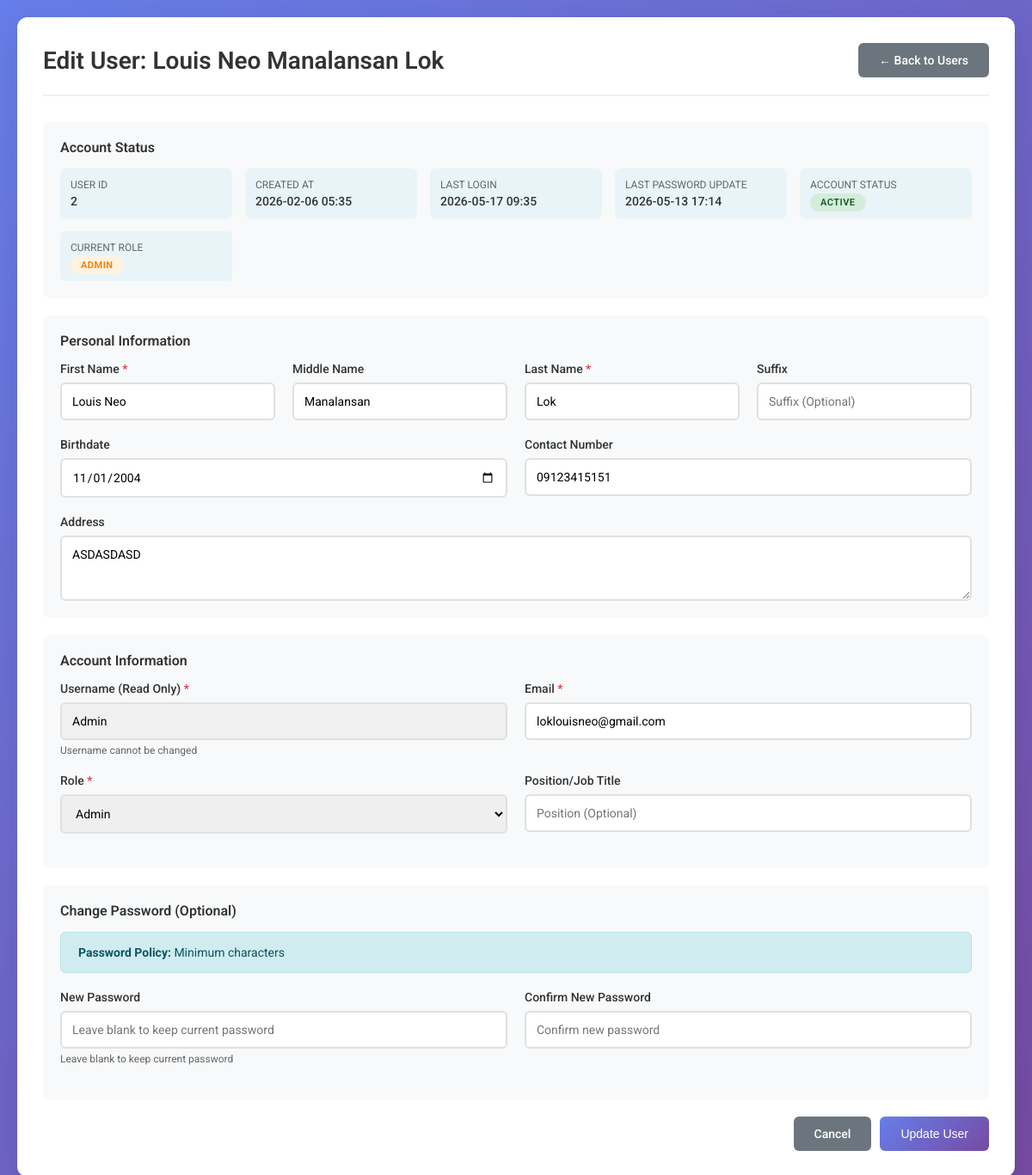
The page /profile/ (signed in) on the database its author committed.
### user_management/models.py (models this page shows, shortened)
class Employee(models.Model):
    ROLE_CHOICES = [
        ('user', 'User'),
        ('admin', 'Admin'),
        ('global_admin', 'Global Admin'),
    ]
    first_name = models.CharField(max_length=25)
    middle_name = models.CharField(max_length=25, blank=True, null=True)
    last_name = models.CharField(max_length=25)
    suffix = models.CharField(max_length=5, blank=True, null=True)
    birthdate = models.DateField(blank=True, null=True)
    address = models.CharField(max_length=100, blank=True, null=True)
    contact_number = models.CharField(max_length=20, blank=True, null=True)
    email = models.EmailField(max_length=50, unique=True)
    username = models.CharField(max_length=20, unique=True)
    password = models.CharField(max_length=255)  # Increased for hashed passwords
    position = models.CharField(max_length=25, blank=True, null=True)
    role = models.CharField(max_length=20, choices=ROLE_CHOICES, default='user')
    last_login = models.DateTimeField(null=True, blank=True)
    last_password_update = models.DateTimeField(default=timezone.now)
    password_expiry_days = models.IntegerField(default=90)
    failed_login_attempts = models.IntegerField(default=0)
    account_locked = models.BooleanField(default=False)
    locked_until = models.DateTimeField(null=True, blank=True)
    is_active = models.BooleanField(default=True)
    created_at = models.DateTimeField(auto_now_add=True)
    updated_at = models.DateTimeField(auto_now=True)
    class Meta:
        ordering = ['-created_at']
        verbose_name = "Employee"
        verbose_name_plural = "Employees"
    def get_full_name(self):
        parts = [self.first_name]
        if self.middle_name:
            parts.append(self.middle_name)
        parts.append(self.last_name)
        if self.suffix:
            parts.append(self.suffix)
        return ' '.join(parts)
    def is_password_expired(self):
        if self.last_password_update and self.password_expiry_days > 0:
            expiry_date = self.last_password_update + timedelta(days=self.password_expiry_days)
            return timezone.now() > expiry_date
        return False
    def is_locked(self):
        return self.account_locked

### user_management/views.py (the view)
# urls.py: path('profile/', views.edit_profile, name='edit_profile'),
def edit_profile(request):
    if 'employee_id' not in request.session:
        return redirect('login')
    employee = get_object_or_404(Employee, id=request.session['employee_id'])
    if request.method == 'POST':
        form = EmployeeEditForm(request.POST, instance=employee)
        if form.is_valid():
            form.save()
            messages.success(request, 'Profile updated successfully!')
            return redirect('user_dashboard')
    else:
        form = EmployeeEditForm(instance=employee)
    context = {
        'form': form,
        'employee': employee,
        'page_title': 'Edit Profile'
    }
    return render(request, 'editUser.html', context)

### user_management/templates/editUser.html (shortened to what this page needs)
{% load static %}
<!DOCTYPE html>
<html lang="en">
<head>
</head>
<body>
    <div class="container">
        <div class="header">
            <h1>Edit User: {{ employee.get_full_name }}</h1>
            <a href="{% url 'home' %}" class="btn btn-secondary">← Back to Users</a>
        </div>
        <div class="card">
            <div class="card-header">Account Status</div>
            <div class="info-grid">
                <div class="info-item">
                    <div class="info-label">User ID</div>
                    <div class="info-value">{{ employee.id }}</div>
                </div>
                <div class="info-item">
                    <div class="info-label">Created At</div>
                    <div class="info-value">{{ employee.created_at|date:"Y-m-d H:i" }}</div>
                </div>
                <div class="info-item">
                    <div class="info-label">Last Login</div>
                    <div class="info-value">
                        {% if employee.last_login %}
                            {{ employee.last_login|date:"Y-m-d H:i" }}
                        {% else %}
                            Never
                        {% endif %}
                    </div>
                </div>
                <div class="info-item">
                    <div class="info-label">Last Password Update</div>
                    <div class="info-value">
                        {{ employee.last_password_update|date:"Y-m-d H:i" }}
                    </div>
                </div>
                <div class="info-item">
                    <div class="info-label">Account Status</div>
                    <div class="info-value">
                        {% if employee.is_locked %}
                            <span class="badge badge-locked">Locked</span>
                        {% else %}
                            <span class="badge badge-active">Active</span>
                        {% endif %}
                    </div>
                </div>
                <div class="info-item">
                    <div class="info-label">Current Role</div>
                    <div class="info-value">
                        <span class="badge badge-{{ employee.role }}">{{ employee.get_role_display }}</span>
                    </div>
                </div>
            </div>
        </div>
        <form method="POST">
            <div class="card">
                <div class="card-header">Personal Information</div>
                <div class="form-row">
                    <div class="form-group">
                        <label for="{{ form.first_name.id_for_label }}" class="required">First Name</label>
                        {{ form.first_name }}
                    </div>
                    <div class="form-group">
                        <label for="{{ form.middle_name.id_for_label }}">Middle Name</label>
                        {{ form.middle_name }}
                    </div>
                    <div class="form-group">
                        <label for="{{ form.last_name.id_for_label }}" class="required">Last Name</label>
                        {{ form.last_name }}
                    </div>
                    <div class="form-group">
                        <label for="{{ form.suffix.id_for_label }}">Suffix</label>
                        {{ form.suffix }}
                    </div>
                </div>
                <div class="form-row">
                    <div class="form-group">
                        <label for="{{ form.birthdate.id_for_label }}">Birthdate</label>
                        {{ form.birthdate }}
                    </div>
                    <div class="form-group">
                        <label for="{{ form.contact_number.id_for_label }}">Contact Number</label>
                        {{ form.contact_number }}
                    </div>
                </div>
                <div class="form-group">
                    <label for="{{ form.address.id_for_label }}">Address</label>
                    {{ form.address }}
                </div>
            </div>
            <div class="card">
                <div class="card-header">Account Information</div>
                <div class="form-row">
                    <div class="form-group">
                        <label class="required">Username (Read Only)</label>
                        <input type="text" value="{{ employee.username }}" readonly>
                        <small>Username cannot be changed</small>
                    </div>
                    <div class="form-group">
                        <label for="{{ form.email.id_for_label }}" class="required">Email</label>
                        {{ form.email }}
                    </div>
                </div>
                <div class="form-row">
                    <div class="form-group">
                        <label for="{{ form.role.id_for_label }}" class="required">Role</label>
                        {{ form.role }}
                    </div>
                    <div class="form-group">
                        <label for="{{ form.position.id_for_label }}">Position/Job Title</label>
                        {{ form.position }}
                    </div>
                </div>
            </div>
            <div class="card">
                <div class="card-header">Change Password (Optional)</div>
                <div class="alert alert-info">
                    <strong>Password Policy:</strong>
                    Minimum {{ policy.min_length }} characters
                </div>
                <div class="form-row">
                    <div class="form-group">
                        <label for="{{ form.new_password.id_for_label }}">New Password</label>
                        {{ form.new_password }}
                        <small>Leave blank to keep current password</small>
                    </div>
                    <div class="form-group">
                        <label for="{{ form.confirm_password.id_for_label }}">Confirm New Password</label>
                        {{ form.confirm_password }}
                    </div>
                </div>
            </div>
            <div class="actions">
                <a href="{% url 'home' %}" class="btn btn-secondary">Cancel</a>
                <button type="submit" class="btn btn-primary">Update User</button>
            </div>
        </form>
    </div>
</body>
</html>

### user_management/templates/editUser.html (style rules this page uses)
* { margin: 0; padding: 0; box-sizing: border-box; }
body { font-family: 'Roboto', sans-serif; background: linear-gradient(135deg, #667eea 0%, #764ba2 100%); min-height: 100vh; padding: 20px; }
.container { max-width: 1200px; margin: 0 auto; background: white; border-radius: 12px; box-shadow: 0 10px 40px rgba(0, 0, 0, 0.1); padding: 30px; }
.header { display: flex; justify-content: space-between; align-items: center; margin-bottom: 30px; padding-bottom: 20px; border-bottom: 2px solid #f0f0f0; }
h1 { color: #333; font-size: 28px; font-weight: 600; }
.card { background: #f8f9fa; border-radius: 8px; padding: 20px; margin-bottom: 20px; }
.card-header { font-size: 16px; font-weight: 600; margin-bottom: 15px; color: #333; }
.form-row { display: grid; grid-template-columns: repeat(auto-fit, minmax(200px, 1fr)); gap: 20px; margin-bottom: 20px; }
.form-group { display: flex; flex-direction: column; }
label { display: block; margin-bottom: 8px; color: #333; font-weight: 500; font-size: 14px; }
label.required::after { content: " *"; color: #dc3545; }
input[type="text"], input[type="email"], input[type="password"], input[type="date"], select, textarea { width: 100%; padding: 12px; border: 2px solid #e0e0e0; border-radius: 6px; font-size: 14px; transition: all 0.3s; font-family: inherit; }
input:read-only { background: #f0f0f0; cursor: not-allowed; }
.btn { padding: 12px 24px; border: none; border-radius: 6px; cursor: pointer; font-size: 14px; font-weight: 500; text-decoration: none; display: inline-block; transition: all 0.3s; }
.btn-primary { background: linear-gradient(135deg, #667eea 0%, #764ba2 100%); color: white; }
.btn-secondary { background: #6c757d; color: white; }
.actions { display: flex; gap: 10px; justify-content: flex-end; margin-top: 20px; }
.alert { padding: 15px 20px; border-radius: 6px; margin-bottom: 20px; font-size: 14px; }
.alert-info { background: #d1ecf1; color: #0c5460; border: 1px solid #bee5eb; }
.info-grid { display: grid; grid-template-columns: repeat(auto-fit, minmax(200px, 1fr)); gap: 15px; margin-top: 15px; }
.info-item { padding: 12px; background: #e8f4f8; border-radius: 6px; }
.info-label { font-size: 12px; color: #666; margin-bottom: 4px; text-transform: uppercase; }
.info-value { font-size: 14px; color: #333; font-weight: 500; }
.badge { padding: 4px 12px; border-radius: 12px; font-size: 11px; font-weight: 600; text-transform: uppercase; letter-spacing: 0.5px; }
.badge-admin { background: #fff3e0; color: #f57c00; }
.badge-active { background: #d4edda; color: #155724; }
small { color: #666; font-size: 12px; display: block; margin-top: 5px; }

### rows shown on the page
Employee: get_full_name "Louis Neo Manalansan Lok", id "2", created_at "2026-02-06 05:35", last_login "2026-05-17 09:35", last_password_update "2026-05-13 17:14", role "ADMIN", first_name "Louis Neo", middle_name "Manalansan", last_name "Lok", birthdate "11/01/2004", contact_number "09123415151", address "ASDASDASD", username "Admin", email "loklouisneo@gmail.com", role "Admin"
